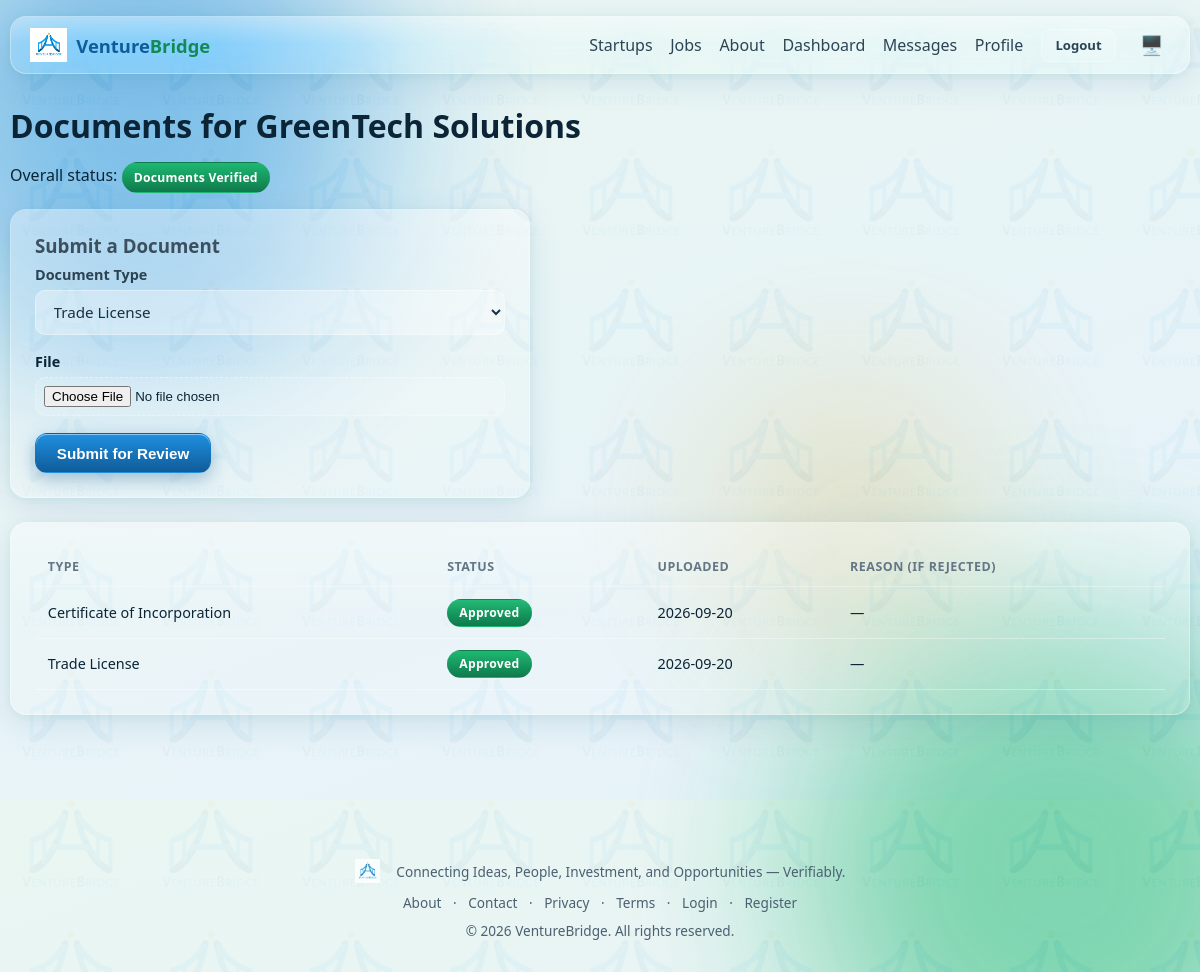
Page /startups/1/documents (signed in) on the committed database.
### models.py (models this page shows, shortened)
class Startup(db.Model):
    id = db.Column(db.Integer, primary_key=True)
    founder_id = db.Column(db.Integer, db.ForeignKey("user.id"), nullable=False)
    name = db.Column(db.String(150), nullable=False, index=True)
    logo = db.Column(db.String(255))
    description = db.Column(db.Text)
    industry = db.Column(db.String(120), index=True)
    stage = db.Column(db.String(30))
    location = db.Column(db.String(120), index=True)
    website = db.Column(db.String(255))
    founded_year = db.Column(db.Integer)
    business_model = db.Column(db.String(255))
    team_size = db.Column(db.Integer)
    is_active = db.Column(db.Boolean, default=True)
    document_status = db.Column(db.String(20), default="pending")
    created_at = db.Column(db.DateTime, default=datetime.utcnow)
    documents = db.relationship("StartupDocument", backref="startup", cascade="all,delete", lazy="dynamic")
    jobs = db.relationship("Job", backref="startup", cascade="all,delete", lazy="dynamic")
    investment_requests = db.relationship("InvestmentRequest", backref="startup", cascade="all,delete", lazy="dynamic")

class StartupDocument(db.Model):
    id = db.Column(db.Integer, primary_key=True)
    startup_id = db.Column(db.Integer, db.ForeignKey("startup.id"), nullable=False)
    doc_type = db.Column(db.String(50), nullable=False)
    filename = db.Column(db.String(255), nullable=False)
    status = db.Column(db.String(20), default="pending")
    review_reason = db.Column(db.Text)
    reviewed_by = db.Column(db.Integer, db.ForeignKey("user.id"))
    reviewed_at = db.Column(db.DateTime)
    uploaded_at = db.Column(db.DateTime, default=datetime.utcnow)

### blueprints/startups.py (the view, shortened to what this page needs)
@bp.route("/<int:startup_id>/documents", methods=["GET", "POST"])
@login_required
@roles_required("founder")
def documents(startup_id):
    startup = Startup.query.get_or_404(startup_id)
    if startup.founder_id != current_user.id:
        abort(403)
    form = StartupDocumentForm()
    docs = startup.documents.order_by(StartupDocument.uploaded_at.desc()).all()
    return render_template("startups/documents.html", startup=startup, form=form, docs=docs)

### forms.py
class StartupDocumentForm(FlaskForm):
    doc_type = SelectField("Document Type", choices=[(d, d) for d in
                            ("Trade License", "Certificate of Incorporation", "Tax Registration", "Other")],
                            validators=[DataRequired()])
    document = FileField("File", validators=[FileRequired(), FileAllowed(DOC_EXT)])

### models.py (called while the page is built)
    @property
    def is_active(self):
        return self.is_active_account

### templates/startups/documents.html (shortened to what this page needs)
{% extends "base.html" %}
{% block content %}
<div class="animate-in">
  <h1>Documents for {{ startup.name }}</h1>
  <p>Overall status:
    {% if startup.document_status == 'approved' %}<span class="badge badge-verified">Documents Verified</span>
    {% elif startup.document_status == 'rejected' %}<span class="badge badge-rejected">Rejected</span>
    {% else %}<span class="badge badge-pending">Pending</span>{% endif %}
  </p>
  <div class="glass card-pad" style="margin-bottom:1.5rem;max-width:520px;">
    <h3>Submit a Document</h3>
    <form method="POST" enctype="multipart/form-data" novalidate>
      <div class="form-group">{{ form.doc_type.label }} {{ form.doc_type() }}</div>
      <div class="form-group">{{ form.document.label }} {{ form.document() }}</div>
      <button class="btn btn-primary" type="submit">Submit for Review</button>
    </form>
  </div>
  <div class="glass card-pad table-wrap">
    <table>
      <thead><tr><th>Type</th><th>Status</th><th>Uploaded</th><th>Reason (if rejected)</th></tr></thead>
      <tbody>
        {% for d in docs %}
        <tr>
          <td>{{ d.doc_type }}</td>
          <td>
            {% if d.status == 'approved' %}<span class="badge badge-verified">Approved</span>
            {% elif d.status == 'rejected' %}<span class="badge badge-rejected">Rejected</span>
            {% else %}<span class="badge badge-pending">Pending</span>{% endif %}
          </td>
          <td>{{ d.uploaded_at.strftime("%Y-%m-%d") }}</td>
          <td>{{ d.review_reason or "—" }}</td>
        </tr>
        {% else %}<tr><td colspan="4" class="text-muted">No documents submitted yet.</td></tr>{% endfor %}
      </tbody>
    </table>
  </div>
</div>
{% endblock %}

### static/css/style.css (style rules this page uses)
:root { --radius: 16px; --radius-sm: 10px; --font: "Segoe UI", system-ui, -apple-system, "Helvetica Neue", Arial, sans-serif; --blue-900:#0a2f4d; --blue-700:#0f5c99; --blue-500:#1f8fe0; --blue-300:#7cc4f5; --green-700:#0f7a4c; --green-500:#1eb872; --green-300:#8fe3b8; --gold:#c9a227; --bg-grad-1: var(--blue-500); --bg-grad-2: var(--green-500); --bg-grad-3: var(--gold); --glass-bg: rgba(255,255,255,0.14); --glass-border: rgba(255,255,255,0.35); --glass-shine: rgba(255,255,255,0.55); --text-main:#0b2436; --text-muted:#4b6072; --page-bg-1:#eaf6f1; --page-bg-2:#e5f2fb; }
* { box-sizing:border-box; }
html,body { height:100%; }
body { margin:0; font-family:var(--font); color:var(--text-main); background: linear-gradient(160deg, var(--page-bg-1), var(--page-bg-2)); min-height:100vh; position:relative; overflow-x:hidden; transition: background .3s ease, color .3s ease; }
.glass { position:relative; background: var(--glass-bg); backdrop-filter: blur(18px) saturate(140%); -webkit-backdrop-filter: blur(18px) saturate(140%); border: 1px solid var(--glass-border); border-radius: var(--radius); box-shadow: 0 8px 32px rgba(15,92,153,0.12), 0 2px 8px rgba(30,184,114,0.08); overflow:hidden; }
.glass::before { content:""; position:absolute; top:0; left:0; right:0; height:46%; background: linear-gradient(180deg, var(--glass-shine), transparent); opacity:.5; pointer-events:none; }
.card-pad { padding:1.5rem; }
.animate-in { animation: fadeSlideIn .5s ease both; }
h1,h2,h3,h4 { margin:0 0 .5rem; line-height:1.25; }
p { line-height:1.6; }
.btn { display:inline-flex; align-items:center; justify-content:center; gap:.4rem; padding:.65rem 1.3rem; border-radius:12px; font-weight:600; font-size:.95rem; border:1px solid transparent; cursor:pointer; transition: all .18s ease; text-decoration:none; position:relative; }
.btn-primary { color:#fff; background:linear-gradient(180deg, var(--blue-500), var(--blue-700)); box-shadow: inset 0 1px 0 rgba(255,255,255,.5), 0 6px 18px rgba(15,92,153,.35); }
label { display:block; font-weight:600; margin-bottom:.35rem; font-size:.9rem; }
input[type=text],input[type=email],input[type=password],input[type=number], input[type=date],input[type=url],select,textarea { width:100%; padding:.65rem .85rem; border-radius: var(--radius-sm); border:1px solid var(--glass-border); background: rgba(255,255,255,.35); color:var(--text-main); font-family:var(--font); font-size:.95rem; transition: border-color .2s, box-shadow .2s; }
.form-group { margin-bottom:1.1rem; }
input[type=file] { width:100%; padding:.5rem; border-radius:var(--radius-sm); border:1px dashed var(--glass-border); background:rgba(255,255,255,.15); }
.badge { display:inline-flex; align-items:center; gap:.3rem; padding:.28rem .7rem; border-radius:999px; font-size:.76rem; font-weight:700; letter-spacing:.02em; background:linear-gradient(180deg, rgba(255,255,255,.5), rgba(255,255,255,0)) , var(--glass-bg); border:1px solid var(--glass-border); }
.badge-verified { color:#fff; background:linear-gradient(180deg, var(--green-500), var(--green-700)); border-color:transparent; }
.table-wrap { overflow-x:auto; }
table { width:100%; border-collapse:collapse; min-width:640px; }
th,td { padding:.7rem .8rem; text-align:left; border-bottom:1px solid var(--glass-border); font-size:.9rem; }
th { font-size:.78rem; text-transform:uppercase; letter-spacing:.04em; color:var(--text-muted); }

### rows in the picture
Startup: name "GreenTech Solutions"
StartupDocument: doc_type "Certificate of Incorporation", status "Approved", uploaded_at "2026-09-20", review_reason "—"
StartupDocument: doc_type "Trade License", status "Approved", uploaded_at "2026-09-20", review_reason "—"
